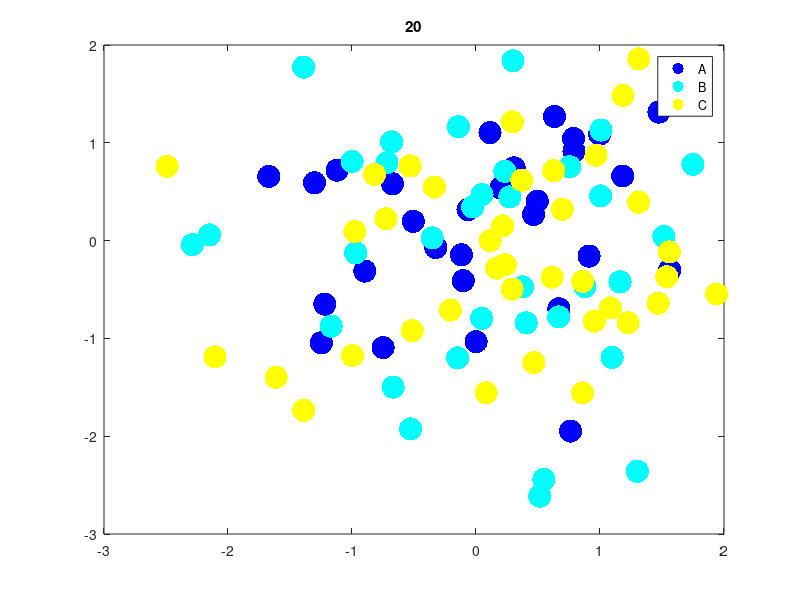

The MATLAB script that drew this image:
%%
mX = randn(2, 100, 20);
vY = randi(3, 100, 20);

figure;
mColor = jet(3);
for ii = 1 : 20
%     scatter(mX(1,:,ii), mX(2,:,ii), 100, vY(:,ii), 'Fill');
%     colorbar('XTick', 1:3, 'XTickLabel', {'A', 'B', 'C'});
    for kk = 1 : 3
        vIdx = vY(:,ii) == kk;
        plot(mX(1,vIdx,ii), mX(2,vIdx,ii), '.', 'Color', mColor(kk,:), 'MarkerSize', 50); hold on;
    end
    legend('A', 'B', 'C');
    title(num2str(ii));
    hold off;
    
    
    
    a = 1
%     keyboard;
end

%%
N   = 500;
mX1 = randn(2, N) - 1;
mX2 = randn(2, N) + 1;
mX  = [mX1, mX2];
vY  = [1 * ones(1, N), 2 * ones(1, N)];

Data = [vY;
        mX];